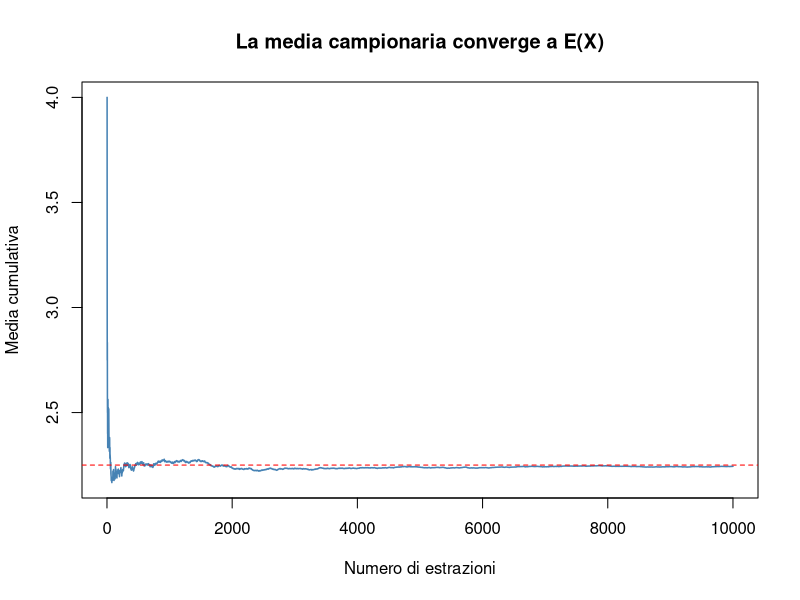
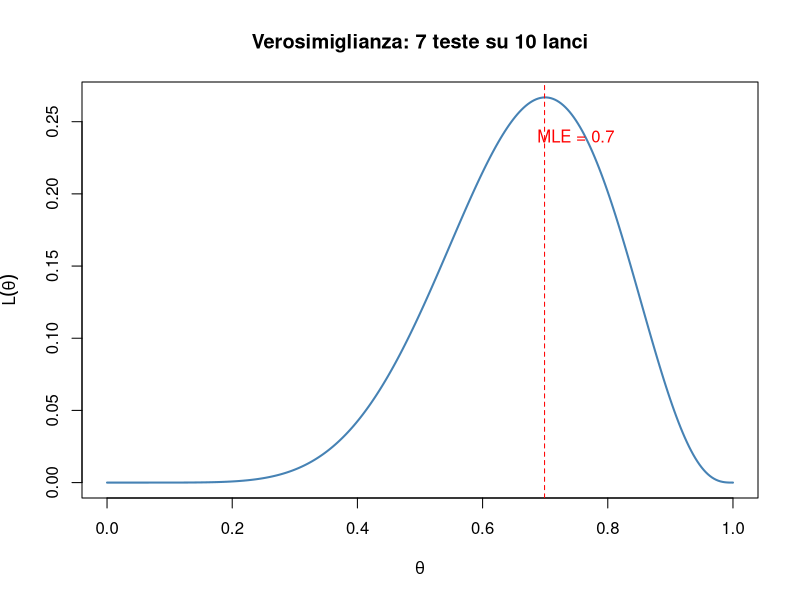
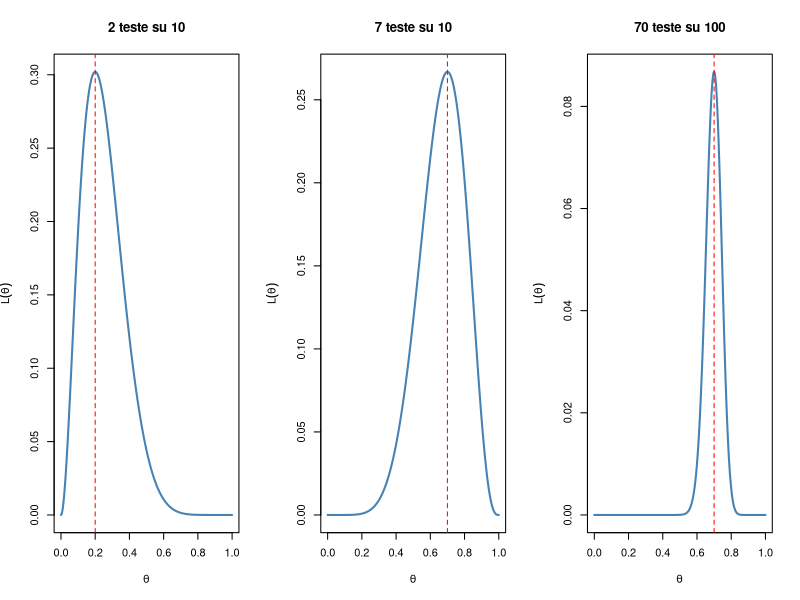
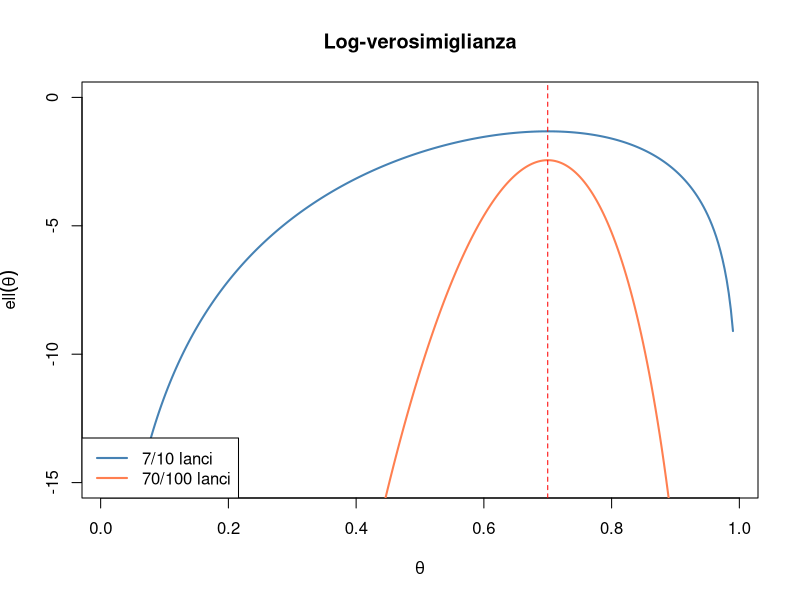
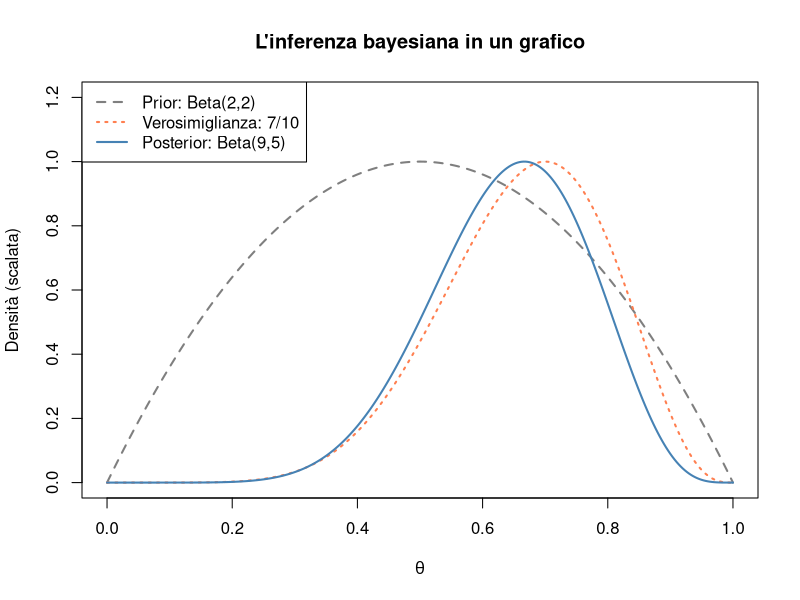

The R source for these figures, in order:
## ---- chunk 1
valori <- 0:4
prob <- c(0.05, 0.15, 0.40, 0.30, 0.10)

cat("Somma delle probabilità:", sum(prob), "\n")

EX <- sum(valori * prob)
cat("E(X) =", EX, "\n")
## ---- chunk 2
set.seed(42)

campione <- sample(valori, size = 10000, replace = TRUE, prob = prob)

cat("Media campionaria:", mean(campione), "\n")
cat("Valore atteso:    ", EX, "\n")

medie_cum <- cumsum(campione) / 1:length(campione)
plot(medie_cum, type = "l", col = "steelblue", lwd = 1.5,
     xlab = "Numero di estrazioni", ylab = "Media cumulativa",
     main = "La media campionaria converge a E(X)")
abline(h = EX, col = "red", lty = 2)
## ---- chunk 3
VarX <- sum((valori - EX)^2 * prob)
cat("Var(X) =", VarX, "\n")
cat("SD(X)  =", sqrt(VarX), "\n")

cat("Varianza campionaria:", var(campione), "\n")
cat("SD campionaria:      ", sd(campione), "\n")
## ---- chunk 4
Z <- (campione - EX) / sqrt(VarX)
cat("Media di Z:    ", round(mean(Z), 4), "\n")
cat("Varianza di Z: ", round(var(Z), 4), "\n")
## ---- chunk 5
set.seed(2026)
n <- 10000

probs <- c(0.15, 0.35, 0.30, 0.20)
indici <- sample(1:4, n, replace = TRUE, prob = probs)
X <- ifelse(indici %in% c(3, 4), 1, 0)
Y <- ifelse(indici %in% c(2, 4), 1, 0)

cat("P(X=1) simulata:           ", mean(X == 1), "\n")
cat("P(Y=0) simulata:           ", mean(Y == 0), "\n")
cat("P(X=1, Y=0) simulata:      ", mean(X == 1 & Y == 0), "\n")
cat("P(X=1 | Y=0) simulata:     ", mean(X[Y == 0] == 1), "\n")
cat("P(X=1) * P(Y=0) simulata:  ", mean(X == 1) * mean(Y == 0), "\n")
## ---- chunk 6
cat("L(0.50) =", dbinom(7, 10, 0.50), "\n")
cat("L(0.70) =", dbinom(7, 10, 0.70), "\n")
cat("L(0.90) =", dbinom(7, 10, 0.90), "\n")
## ---- chunk 7
theta <- seq(0, 1, length.out = 300)
lik <- dbinom(7, size = 10, prob = theta)

plot(theta, lik, type = "l", col = "steelblue", lwd = 2,
     xlab = expression(theta),
     ylab = expression(L(theta)),
     main = "Verosimiglianza: 7 teste su 10 lanci")

theta_max <- theta[which.max(lik)]
abline(v = theta_max, col = "red", lty = 2)
text(theta_max + 0.05, max(lik) * 0.9, 
     paste("MLE =", round(theta_max, 2)), col = "red")
## ---- chunk 8
par(mfrow = c(1, 3))

dati <- list(c(2, 10), c(7, 10), c(70, 100))
titoli <- c("2 teste su 10", "7 teste su 10", "70 teste su 100")

for (i in 1:3) {
  k <- dati[[i]][1]
  n <- dati[[i]][2]
  theta <- seq(0, 1, length.out = 300)
  lik <- dbinom(k, size = n, prob = theta)
  
  plot(theta, lik, type = "l", col = "steelblue", lwd = 2,
       xlab = expression(theta), ylab = expression(L(theta)),
       main = titoli[i])
  abline(v = k/n, col = "red", lty = 2)
}

par(mfrow = c(1, 1))
## ---- chunk 9
theta <- seq(0.01, 0.99, length.out = 300)

loglik_10 <- dbinom(7, 10, theta, log = TRUE)
loglik_100 <- dbinom(70, 100, theta, log = TRUE)

plot(theta, loglik_10, type = "l", col = "steelblue", lwd = 2,
     xlab = expression(theta), ylab = expression(ell(theta)),
     main = "Log-verosimiglianza", ylim = c(-15, 0))
lines(theta, loglik_100, col = "coral", lwd = 2)
legend("bottomleft",
       legend = c("7/10 lanci", "70/100 lanci"),
       col = c("steelblue", "coral"), lwd = 2)
abline(v = 0.70, col = "red", lty = 2)
## ---- chunk 10
theta <- seq(0, 1, length.out = 300)

prior <- dbeta(theta, 2, 2)
lik <- dbinom(7, 10, theta)
post_esatta <- dbeta(theta, 9, 5)

plot(theta, prior / max(prior), type = "l", col = "gray50", lwd = 2, lty = 2,
     xlab = expression(theta), ylab = "Densità (scalata)",
     main = "L'inferenza bayesiana in un grafico", ylim = c(0, 1.2))
lines(theta, lik / max(lik), col = "coral", lwd = 2, lty = 3)
lines(theta, post_esatta / max(post_esatta), col = "steelblue", lwd = 2)
legend("topleft",
       legend = c("Prior: Beta(2,2)", 
                  "Verosimiglianza: 7/10", 
                  "Posterior: Beta(9,5)"),
       col = c("gray50", "coral", "steelblue"), 
       lty = c(2, 3, 1), lwd = 2)
